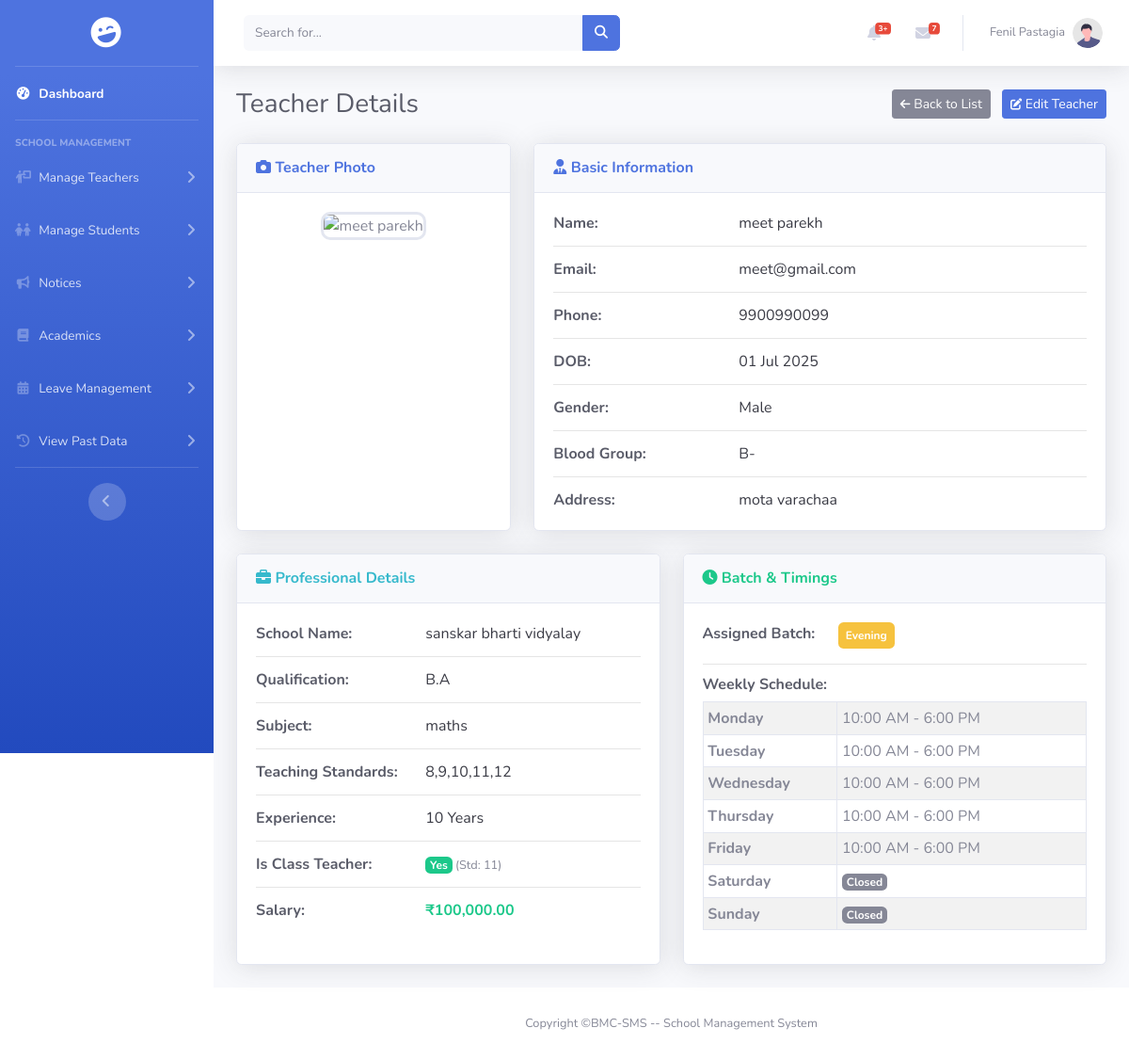
/pages/teacher/view.php?id=6 (signed in), run on the app's committed database.
### tables this page shows
CREATE TABLE `teacher` (
  `id` int(11) NOT NULL,
  `teacher_image` varchar(255) DEFAULT NULL,
  `teacher_name` varchar(50) NOT NULL,
  `phone` varchar(10) NOT NULL,
  `school_id` int(11) NOT NULL,
  `dob` date NOT NULL,
  `gender` enum('Male','Female','Others') NOT NULL,
  `blood_group` enum('A+','A-','B+','B-','AB+','AB-','O+','O-') NOT NULL,
  `address` text DEFAULT NULL,
  `email` varchar(50) NOT NULL,
  `password` varchar(255) NOT NULL,
  `qualification` varchar(100) DEFAULT NULL,
  `subject` varchar(100) DEFAULT NULL,
  `language_known` varchar(100) DEFAULT NULL,
  `salary` int(11) DEFAULT NULL,
  `std` set('Nursery','Junior','Senior','1','2','3','4','5','6','7','8','9','10','11','12') DEFAULT NULL,
  `experience` varchar(10) DEFAULT NULL,
  `batch` enum('Morning','Evening') DEFAULT NULL,
  `class_teacher` tinyint(1) DEFAULT 0,
  `class_teacher_std` varchar(50) DEFAULT NULL
);

CREATE TABLE `school` (
  `id` int(11) NOT NULL,
  `school_logo` varchar(255) DEFAULT NULL,
  `school_name` varchar(100) DEFAULT NULL,
  `email` varchar(50) DEFAULT NULL,
  `phone` varchar(10) DEFAULT NULL,
  `school_opening` date DEFAULT NULL,
  `school_type` enum('Government','Private') DEFAULT NULL,
  `education_board` set('CBSE','State','IGCSE') DEFAULT NULL,
  `school_medium` set('English','Hindi','Regional Language') DEFAULT NULL,
  `school_category` set('Pre-Primary','Primary','Upper Primary','Secondary','Higher Secondary') DEFAULT NULL,
  `address` text DEFAULT NULL
);

CREATE TABLE `teacher_timings` (
  `timing_id` int(11) NOT NULL,
  `teacher_id` int(11) NOT NULL,
  `day_of_week` enum('Monday','Tuesday','Wednesday','Thursday','Friday','Saturday','Sunday') NOT NULL,
  `opens_at` time DEFAULT NULL,
  `closes_at` time DEFAULT NULL,
  `is_closed` tinyint(1) NOT NULL DEFAULT 0
);

### pages/teacher/view.php (the view, shortened to what this page needs)
<?php
include_once "../../includes/connect.php";
$teacher_id = isset($_GET['id']) ? intval($_GET['id']) : 0;
$query_teacher = "SELECT t.*, s.school_name, s.address as school_address, s.phone as school_phone, s.email as school_email
          FROM teacher t
          LEFT JOIN school s ON t.school_id = s.id
          WHERE t.id = ?";
$stmt_teacher = mysqli_prepare($conn, $query_teacher);
mysqli_stmt_bind_param($stmt_teacher, "i", $teacher_id);
mysqli_stmt_execute($stmt_teacher);
$result_teacher = mysqli_stmt_get_result($stmt_teacher);
$teacher = mysqli_fetch_assoc($result_teacher);
$timings = [];
$query_timings = "SELECT * FROM teacher_timings WHERE teacher_id = ?";
$stmt_timings = mysqli_prepare($conn, $query_timings);
mysqli_stmt_bind_param($stmt_timings, "i", $teacher_id);
mysqli_stmt_execute($stmt_timings);
$result_timings = mysqli_stmt_get_result($stmt_timings);
while ($row = mysqli_fetch_assoc($result_timings)) {
    $timings[$row['day_of_week']] = $row;
}
$photo_path = $teacher['teacher_image'];
$default_photo = "../../assets/img/default-user.jpg";
if (!empty($photo_path) && !file_exists($photo_path)) {
    $photo_path = $default_photo;
} elseif (empty($photo_path)) {
    $photo_path = $default_photo;
}
?>
<!DOCTYPE html>
<html lang="en">
<head>
    <link href="../../assets/vendor/fontawesome-free/css/all.min.css" rel="stylesheet" type="text/css">
    <link rel="stylesheet" href="https://cdnjs.cloudflare.com/ajax/libs/font-awesome/6.5.2/css/all.min.css" />
    <link href="../../assets/css/sb-admin-2.min.css" rel="stylesheet">
    <link rel="stylesheet" href="../../assets/css/sidebar.css">
    <link rel="stylesheet" href="../../assets/css/scrollbar_hidden.css">
</head>
<body id="page-top">
    <div id="wrapper">
        <?php include '../../includes/sidebar.php'; ?>
        <div id="content-wrapper" class="d-flex flex-column">
            <div id="content">
                <?php include_once '../../includes/header.php'; ?>
                <div class="container-fluid">
                    <div class="d-sm-flex align-items-center justify-content-between mb-4">
                        <h1 class="h3 mb-0 text-gray-800">Teacher Details</h1>
                        <div>
                            <a href="teacher_list.php" class="btn btn-secondary btn-sm mr-2"><i class="fas fa-arrow-left fa-sm"></i> Back to List</a>
                            <a href="edit.php?id=<?php echo $teacher['id']; ?>" class="btn btn-primary btn-sm"><i class="fas fa-edit fa-sm"></i> Edit Teacher</a>
                        </div>
                    </div>
                    <div class="row">
                        <div class="col-lg-4 mb-4">
                            <div class="card shadow h-100">
                                <div class="card-header py-3">
                                    <h6 class="m-0 font-weight-bold text-primary"><i class="fas fa-camera"></i> Teacher Photo</h6>
                                </div>
                                <div class="card-body text-center">
                                    <img src="<?php echo htmlspecialchars($photo_path); ?>" alt="<?php echo htmlspecialchars($teacher['teacher_name']); ?>" class="view-photo">
                                </div>
                            </div>
                        </div>
                        <div class="col-lg-8 mb-4">
                            <div class="card shadow h-100">
                                <div class="card-header py-3">
                                    <h6 class="m-0 font-weight-bold text-primary"><i class="fas fa-user-tie"></i> Basic Information</h6>
                                </div>
                                <div class="card-body">
                                    <div class="row">
                                        <div class="col-sm-4 info-label">Name:</div>
                                        <div class="col-sm-8 info-value"><?php echo htmlspecialchars($teacher['teacher_name'] ?? 'N/A'); ?></div>
                                    </div>
                                    <hr>
                                    <div class="row">
                                        <div class="col-sm-4 info-label">Email:</div>
                                        <div class="col-sm-8 info-value"><?php echo htmlspecialchars($teacher['email']); ?></div>
                                    </div>
                                    <hr>
                                    <div class="row">
                                        <div class="col-sm-4 info-label">Phone:</div>
                                        <div class="col-sm-8 info-value"><?php echo htmlspecialchars($teacher['phone']); ?></div>
                                    </div>
                                    <hr>
                                    <div class="row">
                                        <div class="col-sm-4 info-label">DOB:</div>
                                        <div class="col-sm-8 info-value"><?php echo htmlspecialchars(date("d M Y", strtotime($teacher['dob']))); ?></div>
                                    </div>
                                    <hr>
                                    <div class="row">
                                        <div class="col-sm-4 info-label">Gender:</div>
                                        <div class="col-sm-8 info-value"><?php echo htmlspecialchars($teacher['gender']); ?></div>
                                    </div>
                                    <hr>
                                    <div class="row">
                                        <div class="col-sm-4 info-label">Blood Group:</div>
                                        <div class="col-sm-8 info-value"><?php echo htmlspecialchars($teacher['blood_group']); ?></div>
                                    </div>
                                    <hr>
                                    <div class="row">
                                        <div class="col-sm-4 info-label">Address:</div>
                                        <div class="col-sm-8 info-value"><?php echo htmlspecialchars($teacher['address']); ?></div>
                                    </div>
                                </div>
                            </div>
                        </div>
                        <div class="col-lg-6 mb-4">
                            <div class="card shadow h-100">
                                <div class="card-header py-3">
                                    <h6 class="m-0 font-weight-bold text-info"><i class="fas fa-briefcase"></i> Professional Details</h6>
                                </div>
                                <div class="card-body">
                                    <div class="row">
                                        <div class="col-sm-5 info-label">School Name:</div>
                                        <div class="col-sm-7 info-value"><?php echo htmlspecialchars($teacher['school_name']); ?></div>
                                    </div>
                                    <hr>
                                    <div class="row">
                                        <div class="col-sm-5 info-label">Qualification:</div>
                                        <div class="col-sm-7 info-value"><?php echo htmlspecialchars($teacher['qualification']); ?></div>
                                    </div>
                                    <hr>
                                    <div class="row">
                                        <div class="col-sm-5 info-label">Subject:</div>
                                        <div class="col-sm-7 info-value"><?php echo htmlspecialchars($teacher['subject']); ?></div>
                                    </div>
                                    <hr>
                                    <div class="row">
                                        <div class="col-sm-5 info-label">Teaching Standards:</div>
                                        <div class="col-sm-7 info-value"><?php echo htmlspecialchars($teacher['std']); ?></div>
                                    </div>
                                    <hr>
                                    <div class="row">
                                        <div class="col-sm-5 info-label">Experience:</div>
                                        <div class="col-sm-7 info-value"><?php echo htmlspecialchars($teacher['experience']); ?> Years</div>
                                    </div>
                                    <hr>
                                    <div class="row">
                                        <div class="col-sm-5 info-label">Is Class Teacher:</div>
                                        <div class="col-sm-7 info-value"><?php if ($teacher['class_teacher'] == 1): ?><span class="badge badge-success">Yes</span><small class="text-muted"> (Std: <?php echo htmlspecialchars($teacher['class_teacher_std']); ?>)</small><?php else: ?><span class="badge badge-secondary">No</span><?php endif; ?></div>
                                    </div>
                                    <hr>
                                    <div class="row">
                                        <div class="col-sm-5 info-label">Salary:</div>
                                        <div class="col-sm-7 info-value font-weight-bold text-success">₹<?php echo number_format($teacher['salary'], 2); ?></div>
                                    </div>
                                </div>
                            </div>
                        </div>
                        <div class="col-lg-6 mb-4">
                            <div class="card shadow h-100">
                                <div class="card-header py-3">
                                    <h6 class="m-0 font-weight-bold text-success"><i class="fas fa-clock"></i> Batch & Timings</h6>
                                </div>
                                <div class="card-body">
                                    <div class="row mb-3">
                                        <div class="col-sm-4 info-label">Assigned Batch:</div>
                                        <div class="col-sm-8 info-value"><span class="badge badge-<?php echo ($teacher['batch'] == 'Morning') ? 'primary' : 'warning'; ?> p-2"><?php echo htmlspecialchars($teacher['batch'] ?? 'N/A'); ?></span></div>
                                    </div>
                                    <hr>
                                    <h6 class="info-label mb-2">Weekly Schedule:</h6>
                                    <?php if (!empty($timings)): ?>
                                        <table class="table table-sm table-bordered table-striped table-timings">
                                            <tbody>
                                                <?php
                                                $days = ['Monday', 'Tuesday', 'Wednesday', 'Thursday', 'Friday', 'Saturday', 'Sunday'];
                                                foreach ($days as $day):
                                                    $day_timing = $timings[$day] ?? null;
                                                ?>
                                                    <tr>
                                                        <th><?php echo $day; ?></th>
                                                        <td>
                                                            <?php if ($day_timing && !empty($day_timing['is_closed'])): ?>
                                                                <span class="badge badge-secondary">Closed</span>
                                                            <?php elseif ($day_timing && !empty($day_timing['opens_at'])): ?>
                                                                <?php echo date("g:i A", strtotime($day_timing['opens_at'])); ?> - <?php echo date("g:i A", strtotime($day_timing['closes_at'])); ?>
                                                            <?php else: ?>
                                                                <span class="text-muted">Not Set</span>
                                                            <?php endif; ?>
                                                        </td>
                                                    </tr>
                                                <?php endforeach; ?>
                                            </tbody>
                                        </table>
                                    <?php else: ?>
                                        <div class="alert alert-warning small">No weekly schedule has been set for this teacher.</div>
                                    <?php endif; ?>
                                </div>
                            </div>
                        </div>
                    </div>
                </div>
            </div>
            <?php include '../../includes/footer.php'; ?>
        </div>
    </div>
</body>
</html>

### assets/css/scrollbar_hidden.css (style rules this page uses)
body { -ms-overflow-style: none; scrollbar-width: none; }

### pages/teacher/view.php (style rules this page uses)
.view-photo { width: 150px; height: 150px; object-fit: cover; border-radius: 10px; border: 3px solid #e3e6f0; }
.info-label { font-weight: bold; color: #5a5c69; }
.info-value { color: #3a3b45; }
.card-body hr { margin-top: 0.75rem; margin-bottom: 0.75rem; }
.table-timings th { width: 35%; }

### data on the page
teacher: teacher_name "meet parekh", email "meet@gmail.com", phone "9900990099", dob "01 Jul 2025", gender "Male", blood_group "B-", address "mota varachaa", school.school_name "sanskar bharti vidyalay", qualification "B.A", subject "maths", std "8,9,10,11,12", experience "10", class_teacher_std "11", salary "100,000.00", batch "Evening"
teacher_timings: day "Monday", opens_at "10:00 AM", closes_at "6:00 PM"
teacher_timings: day "Tuesday", opens_at "10:00 AM", closes_at "6:00 PM"
teacher_timings: day "Wednesday", opens_at "10:00 AM", closes_at "6:00 PM"
teacher_timings: day "Thursday", opens_at "10:00 AM", closes_at "6:00 PM"
teacher_timings: day "Friday", opens_at "10:00 AM", closes_at "6:00 PM"

### other printed values
$userName "Fenil Pastagia"
$day "Saturday"
$day "Sunday"
